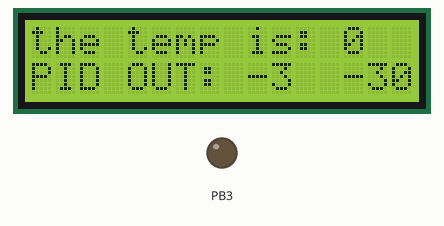
Recording of a program running on a simulated ATmega32, built with avr-gcc and emulated at 1 MHz. On the bench: 16×2 character LCD, output pins drawn as LEDs (lit = HIGH). Wiring (inferred from the names in the program): character LCD (HD44780): RS PD4; R/W PD5; E PD6; data PC0, PC1, PC2, PC3, PC4, PC5, PC6, PC7. Pins used as bus, display or sensor lines are not drawn.

Above: at 0.8 s.
At 4.8 s:
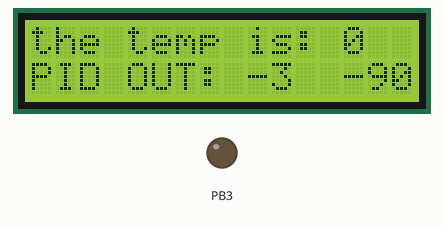
At 8.8 s:
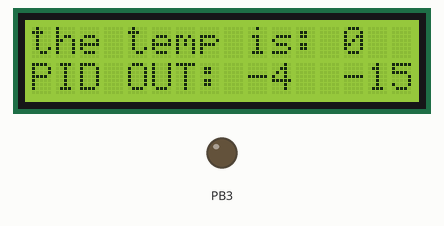
At 18.8 s:
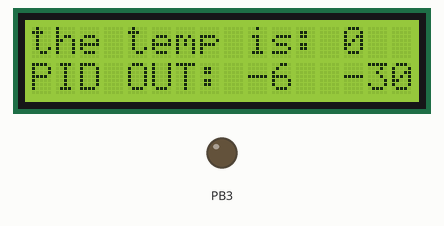
At 26.8 s:
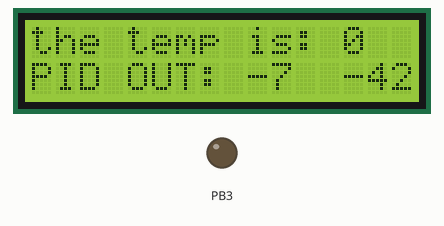
At 36.9 s:
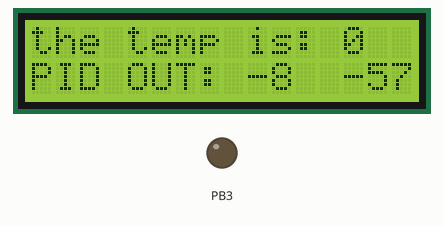

Measured:
- what the display in image 0 shows lasts 1.5 s, from 0.8 s to 2.3 s

The program:

main.c
```c
// (licence header left out)
#define F_CPU 1000000UL			/* Define CPU Frequency 8MHz */
#include <stdio.h>
#include <stdlib.h>
#include "avr/io.h"
#include "util/delay.h"
#include "micro_config.h"
#include "std_types.h"
#include "Poller.h"
#include "lcd.h"


char* str[100] = {"a" , "b" , "c" , "d" , "e"};
int main(void) {

	/* polling init */
	SetPollingTime(2);
	StartPolling();


	while(1){
		/* periodic poller */
		Poll();


	}
}
```

PWM.c
```c
/*
 * PWM.c
 *
 *  Created on: Oct 15, 2022
 *      Author: Gerges Samer
 */
#include "micro_config.h"
#include "gpio.h"
#include "avr/io.h"
void Timer0_PWM_Init(unsigned char set_duty_cycle)
{
	TCNT0 = 0; // Set Timer Initial Value to 0

	/* configure the timer
	 * 1. Fast PWM mode FOC0=0
	 * 2. Fast PWM Mode WGM01=1 & WGM00=1
	 * 3. Clear OC0 when match occurs (non inverted mode) COM00=0 & COM01=1
	 * 4. clock = F_CPU/8 CS00=0 CS01=1 CS02=0
	 */
	TCCR0 = (1<<WGM00) | (1<<WGM01) | (1<<COM01) | (1<<CS01);

	OCR0  = set_duty_cycle;

	GPIO_setupPinDirection(PORTB_ID , PIN3_ID, PIN_OUTPUT);
}
```

PWM.h
```c
/*
 * PWM.h
 *
 *  Created on: Oct 15, 2022
 *      Author: Gerges Samer
 */

#ifndef PWM_H_
#define PWM_H_

void Timer0_PWM_Init(unsigned char set_duty_cycle);

#endif /* PWM_H_ */
```

Poller.c
```c
/*
 * Poller.c
 *
 *  Created on: Dec 5, 2022
 *      Author: lenovo
 */
#define F_CPU 1000000UL			/* Define CPU Frequency 8MHz */
#include "Poller.h"
#include "TC72_Tempr.h"
#include "pid.h"
#include "lcd.h"
#include <stdio.h>
#include <stdlib.h>
#include "avr/io.h"
#include "util/delay.h"
#include "micro_config.h"
#include "std_types.h"
#include "timer.h"
#include "PWM.h"

extern Timer_ConfigType TIMER0_config;
extern PIDController pid ;

int polling_enabled= 1;
long polling_counter= 1;
long counter = 0 ;
float accTemp = 0 ;
float pidOutput = 0;

signed int get_tc72_data(){
	/* reading temperature from tc72 */
	signed int tempr=Continous_reading();
	float f_temp=GetData(tempr);
	/* to display negative values */
	signed int Mod_temp =(signed int) f_temp;
	if(Mod_temp > 127){
		Mod_temp += 2147483392;
	}
	return Mod_temp ;
}

void handle_pid_client(signed int temp){
	/* reading pid value */
	float setpoint = 30.0f;
	//float pidOutput = PIDController_Update(&pid, setpoint, temp);
	if(temp <  0){
		temp = 30 ; // for handeling first garbage error
	}
	accTemp +=(temp - setpoint);
	pidOutput = (0.1 * (temp - setpoint)) + (0.01 * accTemp);

	/* LCD monitoring */
	LCD_clearScreen();
	_delay_ms(300);
	LCD_displayString("the temp is: ");
	LCD_intgerToString(temp);
	LCD_moveCursor(1,0);
	LCD_displayString("PID OUT: ");
	//LCD_intgerToString((int)(pid.prevError));
	LCD_intgerToString((int)(pidOutput));
	LCD_displayString("  ");
	LCD_intgerToString((int)(accTemp));

	/* PWM motor control */
	if(temp >= 30){
		float duty_cycle = (((float)pidOutput)/13)*186.15;
		Timer0_PWM_Init(duty_cycle);

		}
		else{
		Timer0_PWM_Init(0);
		pidOutput = 0;
	}

}

void Poll(void)
{
	if(polling_enabled && (!counter))
	{
		int temp = get_tc72_data();
		handle_pid_client(temp);
	}
	counter+=100;
	//counter = counter % polling_counter;
	if(counter >= polling_counter){
		counter = 0;
	}
}

void StartPolling(void)
{
	polling_enabled=1;

	/* Initialize the LCD Driver */
	LCD_init();
	/* tc72 init */
	TC72_Init();
	/* pid init */
	PIDController_Init(&pid);
}

void StopPolling(void)
{
	polling_enabled=0;
}

void SetPollingTime(int polling_time)
{
	polling_counter = (polling_time*F_CPU);
}
```

Poller.h
```c
/*
 * Poller.h
 *
 *  Created on: Dec 5, 2022
 *      Author: lenovo
 */

#ifndef POLLER_H_
#define POLLER_H_

void Poll(void);
void StartPolling(void);
void StopPolling(void);
void SetPollingTime(int polling_time);

#endif /* POLLER_H_ */
```

PollerTimer.c
```c
/*
 * PollerTimer.c
 *
 *  Created on: Dec 5, 2022
 *      Author: lenovo
 */
#include "PollerTimer.h"
#include "std_types.h"
#include "poller.h"
#include <avr/io.h>
#include "avr/interrupt.h"


Timer_ConfigType TIMER0_config; /* Declaring a global variable for Timer0 configuration */

static volatile void (*g_callBackPtr)(void) = NULL_PTR;

void StartTimer(const Timer_ConfigType * Config_Ptr)
{
	TCNT0 = ( Config_Ptr->initial_value);  // Set Initial Value to 0
		TCCR0 = (1<<FOC0) | ((Config_Ptr->clock & 0x07) | (TCCR0 & 0XF8));
		SREG |=(1<<7); //Enable interrupts
		if ((Config_Ptr->mode) == CTC )
		{
			OCR0 = (Config_Ptr->compare_value); // Set Compare Value

			TCCR0 |= (1<<WGM01);
			TIMSK |= (1<<OCIE0); // Enable Timer0 Compare Interrupt

			//DDRB = DDRB | (1<<PB3); // Configure PB3/OC0 Pin as output pin

		}
		else  if ((Config_Ptr->mode) == NORMAL)
		{
			TCCR0 &= ~(1<<WGM01);
			TIMSK |= (1<<TOIE0); // Enable Timer0 Overflow Interrupt
		}

}

void StopTimer(void)
{
	/* Clear All Timer0 Registers */
		TCNT0 = 0;
		OCR0=0;
		/* Disable Timers interrupt */
		TIMSK &= ~(1<<TOIE0) & ~(1<<OCIE0);


		g_callBackPtr = NULL_PTR; /* clear the call-back function */
}


void CallPollingFunction(void)
{
	Poll();
}

ISR(TIMER0_OVF_vect)
{
	if(g_callBackPtr != NULL_PTR)
	{
		/* Call the Call Back function in the application after the edge is detected */
		CallPollingFunction(); /* another method to call the function using pointer to function g_callBackPtr(); */
	}
}

ISR(TIMER0_COMP_vect)
{

	if(g_callBackPtr != NULL_PTR)
	{
		/* Call the Call Back function in the application after the edge is detected */
		CallPollingFunction(); /* another method to call the function using pointer to function g_callBackPtr(); */
	}
}
```

PollerTimer.h
```c
/*
 * PollerTimer.h
 *
 *  Created on: Dec 5, 2022
 *      Author: lenovo
 */
#include "std_types.h"
#include "std_types.h"
#include "poller.h"


#ifndef POLLERTIMER_H_
#define POLLERTIMER_H_


void StopTimer(void);
void EnableInterrupt(void);
void DisableInterrupt(void);
void CallPollingFunction(void);


typedef enum
{
	NO_CLOCK,F_CPU_CLOCK,F_CPU_8,F_CPU_64,F_CPU_256,F_CPU_1024
}Timer_Prescalar;

typedef enum
{
	NORMAL,CTC=2
}Timer_mode;

typedef struct
{
	Timer_Prescalar clock;
	Timer_mode  mode;
	uint16  initial_value;
	uint16  compare_value;
}Timer_ConfigType;

void StartTimer(const Timer_ConfigType* Config_Ptr);
/*******************************************************************************
 *                      Functions Prototypes                                   *
 *******************************************************************************/

/*
 * Description :
 * Functional responsible for Initialize Timer0 by:
 * 1. Setup the timer mode (compare/normal).
 * 2. Enable the I-bit.
 * 3. Set up the timer prescalar number.
 * 4. setup the initial value for normal mode / compare value for CTC mode
 */
void Timer0_Init(const Timer_ConfigType * Config_Ptr);


/*
 * Description :
 * Functional responsible to set up the callback function for the timer.
 */
void Timer0_setCallBack(void(*a_ptr)(void));

/*
 * Description :
 * Functional that stops the timer after using it.
 */
void Timer_DeInit(void);


#endif /* POLLERTIMER_H_ */
```

TC72_Tempr.c
```c
//------------------------------------------------------------------------------
#include "TC72_Tempr.h"
#include "spi.h"
#include "avr/io.h"
#include "util/delay.h"
//------------------------------------------------------------------------------
void TC72_Init()
{

  /* Initialize the SPI driver as Slave */
  SPI_initMaster();
  //make ss =0 no select slave
  PORTB = PORTB & (~(1<<4));
}
//------------------------------------------------------------------------------
int TC72_ReadTempr()
{
  int temprMSB,temprLSB;

  SPI_sendReceiveByte(TEMPR_REG);                  //Access Tempr register for reading
  temprMSB = SPI_sendReceiveByte(SPI_DEFAULT_DATA_VALUE);
  temprLSB = SPI_sendReceiveByte(SPI_DEFAULT_DATA_VALUE);


  return ( (temprMSB<<8) + temprLSB );
}
//------------------------------------------------------------------------------
float GetData(signed int tempr)
{
  float result = (float)(tempr>>8);      //Discard LSByte (Only holds fraction flag bits)
  char count = tempr & FRAC_FLAG;

  if(count)
  {
    count = count >> 6;
    result = result + (count * 0.25);
  }

  return  (result*2);
}
//------------------------------------------------------------------------------
signed int Continous_reading(void){
	//make ss =1 select slave
	PORTB = PORTB | (1<<4);
	SPI_sendReceiveByte(CONTROL_REG);
	SPI_sendReceiveByte(START_CONV);      //Continous conversion
	//make ss =0 no select slave
	PORTB = PORTB & (~(1<<4));

	_delay_ms(300);

	//make ss =1 select slave
	PORTB = PORTB | (1<<4);
	SPI_sendReceiveByte(TEMPR_REG);                  //Access Tempr register for reading
	int temprMSB = SPI_sendReceiveByte(SPI_DEFAULT_DATA_VALUE);
	int temprLSB = SPI_sendReceiveByte(SPI_DEFAULT_DATA_VALUE);
	//make ss =0 no select slave
	PORTB = PORTB & (~(1<<4));
	return (signed int)((temprMSB<<8) + temprLSB);
}
```

TC72_Tempr.h
```c
#ifndef TC72_TEMPR_H_
#define TC72_TEMPR_H_

#define CONTROL_REG   0x80
#define START_CONV    0x10
#define TEMPR_REG     0x02
#define FRAC_FLAG     0x00C0


void TC72_Init(void);
int TC72_ReadTempr(void);
float GetData(signed int tempr);
signed int Continous_reading(void);
#endif /* TC72_TEMPR_H_ */
```

pid.c
```c
/*
 * pid.c
 *
 * Created: 12/14/2022 8:19:49 PM
 *  Author: Abanoob
 */
#include "PID.h"

void PIDController_Init(PIDController *pid) {

	/* Clear controller variables */
	pid->integrator = 0.0f;
	pid->prevError  = 0.0f;

	pid->differentiator  = 0.0f;
	pid->prevMeasurement = 0.0f;

	pid->out = 0.0f;

}

float PIDController_Update(PIDController *pid, float setpoint, float measurement) {

	/*
	* Error signal
	*/
    float error = setpoint - measurement;


	/*
	* Proportional
	*/
    float proportional = pid->Kp * error;


	/*
	* Integral
	*/
    pid->integrator = pid->integrator + 0.5f * pid->Ki * pid->T * (error + pid->prevError);

	/* Anti-wind-up via integrator clamping */
    if (pid->integrator > pid->limMaxInt) {

        pid->integrator = pid->limMaxInt;

    } else if (pid->integrator < pid->limMinInt) {

        pid->integrator = pid->limMinInt;

    }


	/*
	* Derivative (band-limited differentiator)
	*/

    pid->differentiator = -(2.0f * pid->Kd * (measurement - pid->prevMeasurement)	/* Note: derivative on measurement, therefore minus sign in front of equation! */
                        + (2.0f * pid->tau - pid->T) * pid->differentiator)
                        / (2.0f * pid->tau + pid->T);


	/*
	* Compute output and apply limits
	*/
    pid->out = proportional + pid->integrator + pid->differentiator;

    if (pid->out > pid->limMax) {

        pid->out = pid->limMax;

    } else if (pid->out < pid->limMin) {

        pid->out = pid->limMin;

    }

	/* Store error and measurement for later use */
    pid->prevError       = error;
    pid->prevMeasurement = measurement;

	/* Return controller output */
    return pid->out;

}
```

pid.h
```c
#ifndef PID_CONTROLLER_H
#define PID_CONTROLLER_H

typedef struct {

	/* Controller gains */
	float Kp;
	float Ki;
	float Kd;

	/* Derivative low-pass filter time constant */
	float tau;

	/* Output limits */
	float limMin;
	float limMax;

	/* Integrator limits */
	float limMinInt;
	float limMaxInt;

	/* Sample time (in seconds) */
	float T;

	/* Controller "memory" */
	float integrator;
	float prevError;			/* Required for integrator */
	float differentiator;
	float prevMeasurement;		/* Required for differentiator */

	/* Controller output */
	float out;

} PIDController;

void  PIDController_Init(PIDController *pid);
float PIDController_Update(PIDController *pid, float setpoint, float measurement);

#endif
```

spi.c
```c
 /******************************************************************************
 *
 * Module: SPI
 *
 * File Name: spi.c
 *
 * Description: Source file for the SPI AVR driver
 *
 * Author: Mohamed Tarek
 *
 *******************************************************************************/

#include "spi.h"
#include "gpio.h" /* To Setup the SPI pins direction */
#include "common_macros.h" /* To use the macros like SET_BIT */
#include "avr/io.h" /* To use the SPI Registers */

/*******************************************************************************
 *                      Functions Definitions                                  *
 *******************************************************************************/

/*
 * Description :
 * Initialize the SPI device as Master.
 */
void SPI_initMaster(void)
{
	/******** Configure SPI Master Pins *********
	 * SS(PB4)   --> Output
	 * MOSI(PB5) --> Output
	 * MISO(PB6) --> Input
	 * SCK(PB7) --> Output
	 ********************************************/
	GPIO_setupPinDirection(PORTB_ID,PIN4_ID,PIN_OUTPUT);
	GPIO_setupPinDirection(PORTB_ID,PIN5_ID,PIN_OUTPUT);
	GPIO_setupPinDirection(PORTB_ID,PIN6_ID,PIN_INPUT);
	GPIO_setupPinDirection(PORTB_ID,PIN7_ID,PIN_OUTPUT);

    /************************** SPCR Description **************************
     * SPIE    = 0 Disable SPI Interrupt
     * SPE     = 1 Enable SPI Driver
     * DORD    = 0 Transmit the MSB first
     * MSTR    = 1 Enable Master
     * CPOL    = 0 SCK is low when idle
     * CPHA    = 0 Sample Data with the raising edge
     * SPR1:0  = 00 Choose SPI clock = Fosc/4
     ***********************************************************************/
	SPCR = (1<<SPE) | (1<<MSTR);

	/* Clear the SPI2X bit in SPSR to Choose SPI clock = Fosc/4 */
	SPSR &= ~(1<<SPI2X);
}

/*
 * Description :
 * Initialize the SPI device as Slave.
 */
void SPI_initSlave(void)
{
	/******** Configure SPI Slave Pins *********
	 * SS(PB4)   --> Input
	 * MOSI(PB5) --> Input
	 * MISO(PB6) --> Output
	 * SCK(PB7) --> Input
	 ********************************************/
	GPIO_setupPinDirection(PORTB_ID,PIN4_ID,PIN_INPUT);
	GPIO_setupPinDirection(PORTB_ID,PIN5_ID,PIN_INPUT);
	GPIO_setupPinDirection(PORTB_ID,PIN6_ID,PIN_OUTPUT);
	GPIO_setupPinDirection(PORTB_ID,PIN7_ID,PIN_INPUT);

	/************************** SPCR Description **************************
	 * SPIE    = 0 Disable SPI Interrupt
	 * SPE     = 1 Enable SPI Driver
	 * DORD    = 0 Transmit the MSB first
	 * MSTR    = 0 Disable Master
	 * CPOL    = 0 SCK is low when idle
	 * CPHA    = 0 Sample Data with the raising edge
	 * SPR1:0  = 00 Choose SPI clock = Fosc/4
	 ***********************************************************************/
	SPCR = (1<<SPE);

	/* Clear the SPI2X bit in SPSR to Choose SPI clock = Fosc/4 */
	SPSR &= ~(1<<SPI2X);
}

/*
 * Description :
 * Send the required data through SPI to the other SPI device.
 * In the same time data will be received from the other device.
 */
uint8 SPI_sendReceiveByte(uint8 data)
{
	/* Initiate the communication and send data by SPI */
	SPDR = data;

	/* Wait until SPI interrupt flag SPIF = 1 (data has been sent/received correctly) */
	while(BIT_IS_CLEAR(SPSR,SPIF)){}

	/*
	 * Note: SPIF flag is cleared by first reading SPSR (with SPIF set) which is done in the previous step.
	 * and then accessing SPDR like the below line.
	 */
	return SPDR;
}

/*
 * Description :
 * Send the required string through SPI to the other SPI device.
 */
void SPI_sendString(const uint8 *str)
{
	uint8 i = 0;
	uint8 received_data = 0;

	/* Send the whole string */
	while(str[i] != '\0')
	{
		/*
		 * received_data contains the received data from the other device.
		 * It is a dummy data variable as we just need to send the string to other device.
		 */
		received_data = SPI_sendReceiveByte(str[i]);
		i++;
	}
}

/*
 * Description :
 * Receive the required string until the '#' symbol through SPI from the other SPI device.
 */
void SPI_receiveString(uint8 *str)
{
	uint8 i = 0;

	/* Receive the first byte */
	str[i] = SPI_sendReceiveByte(SPI_DEFAULT_DATA_VALUE);

	/* Receive the whole string until the '#' */
	while(str[i] != '#')
	{
		i++;
		str[i] = SPI_sendReceiveByte(SPI_DEFAULT_DATA_VALUE);
	}

	/* After receiving the whole string plus the '#', replace the '#' with '\0' */
	str[i] = '\0';
}
```

spi.h
```c
 /******************************************************************************
 *
 * Module: SPI
 *
 * File Name: spi.h
 *
 * Description: Header file for the SPI AVR driver
 *
 * Author: Mohamed Tarek
 *
 *******************************************************************************/

#ifndef SPI_H_
#define SPI_H_

#include "std_types.h"

/*******************************************************************************
 *                                Definitions                                  *
 *******************************************************************************/
/*
 * Default SPI data value used in case we need to receive a byte from the other device,
 * without need to send a data to it
 */
#define SPI_DEFAULT_DATA_VALUE 0xFF

/*******************************************************************************
 *                      Functions Prototypes                                   *
 *******************************************************************************/

/*
 * Description :
 * Initialize the SPI device as Master.
 */
void SPI_initMaster(void);

/*
 * Description :
 * Initialize the SPI device as Slave.
 */
void SPI_initSlave(void);

/*
 * Description :
 * Send the required data through SPI to the other SPI device.
 * In the same time data will be received from the other device.
 */
uint8 SPI_sendReceiveByte(uint8 data);

/*
 * Description :
 * Send the required string through SPI to the other SPI device.
 */
void SPI_sendString(const uint8 *str);

/*
 * Description :
 * Receive the required string until the '#' symbol through SPI from the other SPI device.
 */
void SPI_receiveString(uint8 *str);

#endif
```

micro_config.h
```c
/*************************************************************************************************
 * [MODULE_NAME]:   Micro - Configuration.h
 *
 * [DATE CREATED]: Oct 3, 2021
 *
 * [Author]:       Gerges Samer
 *
 * [DESCRIPTION]: File include all Microcontroller libraries
 ************************************************************************************************/
#ifndef MICRO_CONFIG_H_
#define MICRO_CONFIG_H_

#ifndef F_CPU
#define F_CPU 1000000UL //1MHz Clock frequency
#endif


#endif /* MICRO_CONFIG_H_ */
```

pid_cfg.c
```c
/*
 * pid_cfg.c
 *
 * Created: 12/14/2022 8:24:27 PM
 *  Author: Abanoob
 */
#include "PID.h"

/* Controller parameters */
#define PID_KP  0.1f
#define PID_KI  0.01f
#define PID_KD  0.0f

#define PID_TAU 0.02f

#define PID_LIM_MIN -10.0f
#define PID_LIM_MAX  10.0f

#define PID_LIM_MIN_INT -5.0f
#define PID_LIM_MAX_INT  5.0f

#define SAMPLE_TIME_S 0.01f

/* Maximum run-time of simulation */
#define SIMULATION_TIME_MAX 4.0f

/* Initialize PID controller */
const PIDController pid = {
	PID_KP,
	PID_KI,
	PID_KD,
	PID_TAU,
	PID_LIM_MIN,
	PID_LIM_MAX,
	PID_LIM_MIN_INT,
	PID_LIM_MAX_INT,
	SAMPLE_TIME_S
	};
	
```

Source omitted: timer.h (1394 bytes), lcd.c (4660 bytes), lcd.h (2562 bytes), common_macros.h (1123 bytes), gpio.c (6625 bytes), gpio.h (3554 bytes), std_types.h (1403 bytes)
